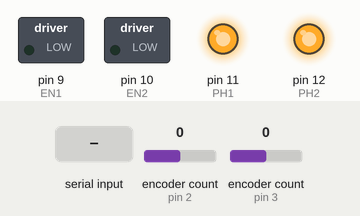
The program below on a simulated Arduino Uno, built with avr-gcc and run on an emulated ATmega328P. Shown: switched loads named in the program (green lamp = pin HIGH), output pins drawn as LEDs (lit = HIGH). The test bench sets the inputs (shaded band); at power-on: encoder count (sensors on pin 2, pin 3) 0. What the program prints to the serial monitor is not drawn.

Above: at 1.2 s.
1.3 s: encoder count (sensor on pin 2) set to 1
At 2.1 s:
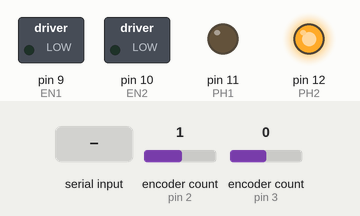
2.9 s: "R90\n" received over Serial
At 3.3 s:
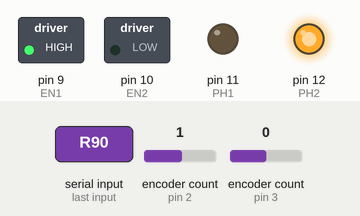
4.4 s: encoder count (sensor on pin 3) set to 1
At 5.7 s:
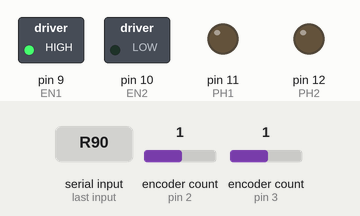
6.0 s: "L90\n" received over Serial
At 6.9 s:
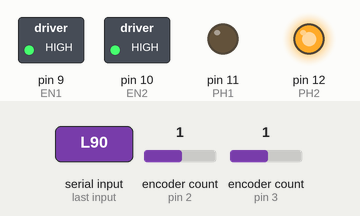
Timing chart, 0 to 8.5 s (numbered marks = the images above; inputs shaded):
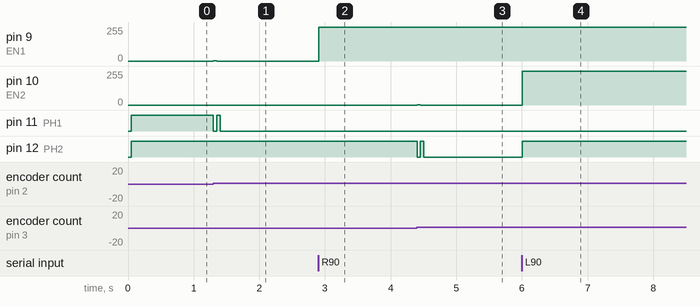

Measured:
- after the input at 1.3 s, pin 9 (EN1): 0/255 → 2/255 at once, → 0/255 0.05 s later; pin 11 (PH1): HIGH → LOW at once, → HIGH 0.05 s later, → LOW 0.05 s later
- after the input at 2.9 s, pin 9 (EN1): 0/255 → 255/255 at once
- after the input at 4.4 s, pin 10 (EN2): 0/255 → 2/255 at once, → 0/255 0.05 s later; pin 12 (PH2): HIGH → LOW at once, → HIGH 0.05 s later, → LOW 0.05 s later
- after the input at 6.0 s, pin 10 (EN2): 0/255 → 255/255 at once; pin 12 (PH2): LOW → HIGH at once

The program:

main.cpp
```cpp
#define ENCODER_OPTIMIZE_INTERRUPTS

#include <Wire.h>
#include <Arduino.h>
#include <Encoder.h>

const int HALL1A = 2;
const int HALL2A = 3;
const int HALL1B = 4;
const int HALL2B = 5;

const int EN1 = 9;
const int EN2 = 10;
const int PH1 = 11;
const int PH2 = 12;

const float PPR = 11.0;
const float GEAR_RATIO = 157.0;
const float WHEEL_RADIUS = 0.04;
const float TICKS_PER_REV = PPR * GEAR_RATIO;
const float METERS_PER_TICK = (WHEEL_RADIUS * 2 * PI) / TICKS_PER_REV;

unsigned int last_time = 0;
long last_pos1 = 0;
long last_pos2 = 0;
long current_pos1 = 0;
long current_pos2 = 0;

const int interval = 50;


Encoder encoder1(HALL1A,HALL1B);
Encoder encoder2(HALL2A,HALL2B);

float vel_1 = 0.0;
float vel_2 = 0.0;

float kp = 150.0;
float ki = 40.0;
float kd = 1.0;


float target_vel_1 = 0.0;
float target_vel_2 = 0.0;
float integral1 = 0.0;
float integral2 = 0.0;
float last_error_1 = 0.0;
float last_error_2 = 0.0;

void setup() {
  // put your setup code here, to run once:
  pinMode(PH1, OUTPUT);
  pinMode(EN1, OUTPUT);
  pinMode(PH2, OUTPUT);
  pinMode(EN2, OUTPUT);

  Serial.begin(115200);
  while (!Serial){
    delay(10);
  }

  encoder1.write(0);
  encoder2.write(0);
}

void loop() {
  unsigned long current_time = millis();

  if (Serial.available() > 0){
    char key = Serial.read();
    if (key == 'R'){
      target_vel_1 = -1 * Serial.parseFloat();
      Serial.print("R: ");
      Serial.println(target_vel_1);
    }
    else if (key == 'L'){
      target_vel_2 = Serial.parseFloat();
      Serial.print("L: ");
      Serial.println(target_vel_2);
    }
  }

  if ((current_time - last_time) >= interval){

    current_pos1 = encoder1.read();
    current_pos2 = encoder2.read();

    float time_delta = (current_time - last_time) / 1000.0;

    vel_1 = (current_pos1 - last_pos1) * METERS_PER_TICK / time_delta;
    vel_2 = (current_pos2 - last_pos2) * METERS_PER_TICK / time_delta;


    Serial.print("V:");
    Serial.print(-1 * vel_1);
    Serial.print(",");
    Serial.print(vel_2);
    Serial.print("\n");


    last_pos1 = current_pos1;
    last_pos2 = current_pos2;
    last_time = current_time;

    float error1 = target_vel_1 - vel_1;
    float error2 = target_vel_2 - vel_2;
    integral1 += error1 * time_delta;
    integral1 = constrain(integral1, -100, 100);
    integral2 += error2 * time_delta;
    integral2 = constrain(integral2, -100, 100);
    float derivative1 = (error1 - last_error_1) / time_delta;
    float derivative2 = (error2 - last_error_2) / time_delta;
    float output1 = (kp * error1) + (ki * integral1) + (kd * derivative1);
    float output2 = (kp * error2) + (ki * integral2) + (kd * derivative2);

    driveMotor(output1, output2);
    last_error_1 = error1;
    last_error_2 = error2;
  }
}


void driveMotor(float power1, float power2){
  if (power1 >= 0) digitalWrite(PH1, HIGH);
  else digitalWrite(PH1, LOW);
  if (power2 >= 0) digitalWrite(PH2, HIGH);
  else digitalWrite(PH2, LOW);
  int pwmVal1 = constrain(abs(power1), 0, 255);
  int pwmVal2 = constrain(abs(power2), 0, 255);
  analogWrite(EN1, pwmVal1);
  analogWrite(EN2, pwmVal2);
}
```
